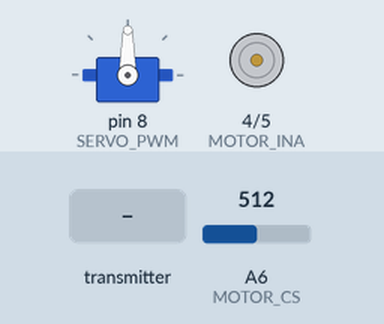
Simulated run of this sketch. Board: Arduino Nano, built with avr-gcc and run on an emulated ATmega328P. Shown: servo, motor-driver pin pairs drawn as motors (green arrow = first pin HIGH = forward, orange = second pin HIGH = backward, longer = more drive, scaled by the enable pin). The inputs (shaded band) are chosen by the test bench; at power-on: A6 (MOTOR_CS) = 512. No radio packets arrive unless stated; what the sketch prints to the serial monitor is not drawn.

Above: at 1.2 s.
1.3 s: the transmitter starts sending rcData.0 = 0
At 2.1 s:
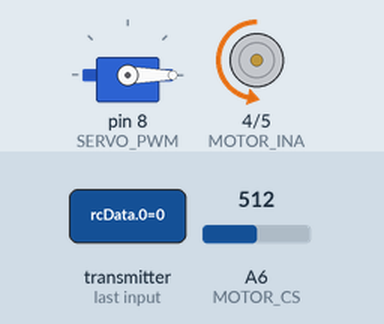
2.8 s: the transmitter starts sending rcData.1 = 256
At 3.2 s:
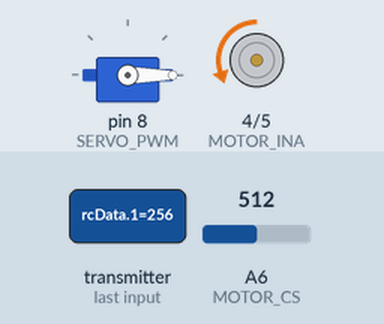
4.3 s: the transmitter starts sending rcData.0 = 256
At 5.5 s:
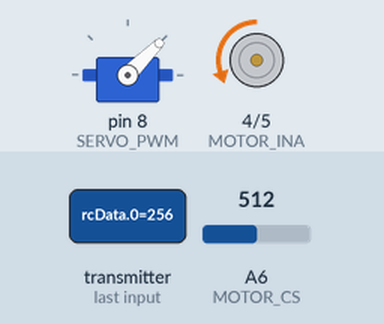
5.8 s: the transmitter starts sending rcData.1 = 0
At 7.0 s:
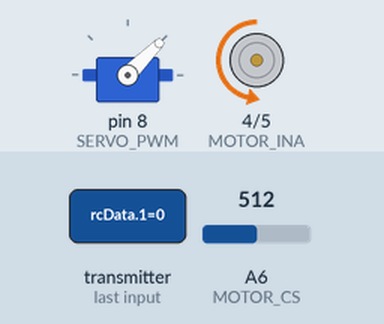
7.3 s: the transmitter starts sending rcData.0 = 512
At 8.1 s:
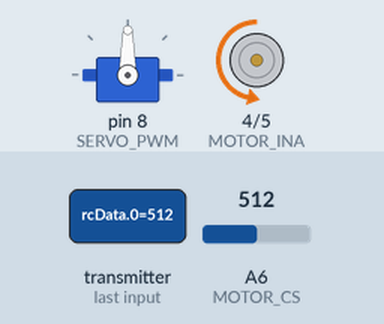
8.8 s: the transmitter starts sending rcData.1 = 512
At 9.2 s:
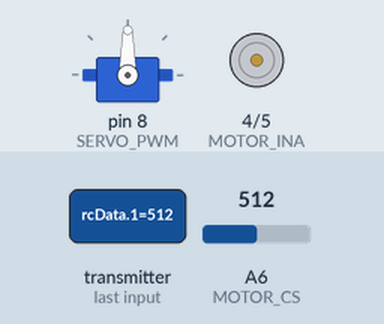
Timing chart, 0 to 11.3 s (numbered marks = the images above; inputs shaded):
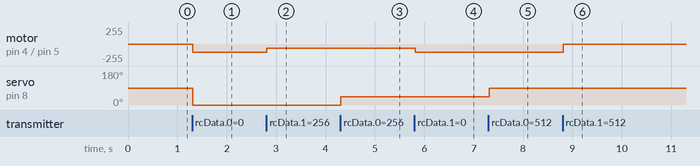

The sketch:

car.ino
```cpp
#include <RF24.h>
#include <SPI.h>
#include <Servo.h>
#include <nRF24L01.h>

// motor driver
#define MOTOR_CS A6
#define MOTOR_EN A7
#define MOTOR_INA 4
#define MOTOR_INB 5
#define MOTOR_PWM 6

int maxSpeed = 125;
float currentSpeed = 0;
float targetSpeed = 0;
int motorDir = 1;
float motorCurrent = 0;
bool motorStuck = false;
int stuckTime = 0;

// servo
#define SERVO_PWM 8
int servoAngle = 0;
Servo servo;

// radio
#define RADIO_CE 9
#define RADIO_CS 10

RF24 radio(RADIO_CE, RADIO_CS);
int rcData[2];

// time
float deltaTime = 0;
float lastTime = 0;
float damping = 1.5;

void setupMotor() {
  pinMode(MOTOR_INA, OUTPUT);
  pinMode(MOTOR_INB, OUTPUT);
  pinMode(MOTOR_EN, OUTPUT);

  digitalWrite(MOTOR_EN, HIGH);
}

void setupRadio() {
  radio.begin();
  radio.setChannel(5);
  radio.setDataRate(RF24_250KBPS);
  radio.setPALevel(RF24_PA_HIGH);
  radio.openReadingPipe(1, 0x1234567890LL);
  radio.startListening();
}

void setupServo() { servo.attach(SERVO_PWM); }

void setup() {
  Serial.begin(115200);

  setupMotor();
  setupServo();
  setupRadio();

  calcDeltaTime();
}

void plotState() {
  plot("currentSpeed", currentSpeed);
  plot("targetSpeed", targetSpeed);
  plot("motorCurrent", motorCurrent);
  plot("motorDir", motorDir);
  plot("motorStuck", motorStuck);

  plot("servoAngle", servoAngle);
  plot("deltaTime", deltaTime);
  plot("stuckTime", stuckTime);
}

void plot(String name, float value) {
  String time = String(millis());
  Serial.println("PLOT[" + time + ";" + name + "=" + value + "]");
}

float lerp(float v0, float v1, float t) { return v0 * (1 - t) + v1 * t; }

void calcDeltaTime() {
  int time = millis();
  deltaTime = (time - lastTime);
  lastTime = time;
}

void setDirection(int dir) {
  motorDir = dir;

  if (dir < 0) {
    digitalWrite(MOTOR_INA, LOW);
    digitalWrite(MOTOR_INB, HIGH);
  } else if (dir > 0) {
    digitalWrite(MOTOR_INA, HIGH);
    digitalWrite(MOTOR_INB, LOW);
  } else {
    digitalWrite(MOTOR_INA, LOW);
    digitalWrite(MOTOR_INB, LOW);
  }
}

float getMotorCurrent() {
  int sensorValue = analogRead(MOTOR_CS);
  float voltage = sensorValue * (5.0 / 1023.0);
  float amperage = voltage / 0.13;

  return amperage;
}

bool stuckDetection() {
  if (motorCurrent > 30) {
    stuckTime += deltaTime;
  } else {
    stuckTime = 0;
  }

  if (stuckTime > 3000) {
    return true;
  }

  return false;
}

void updateSpeed(int value) {
  value = constrain(value, 0, 1023);

  int idle = 1023 / 2;
  int dir = value < idle ? -1 : 1;
  int amount = abs(value - idle);
  int speed = map(amount, 0, idle, 0, maxSpeed);

  motorCurrent = getMotorCurrent();
  motorStuck = stuckDetection();

  if(motorStuck) {
    currentSpeed = 0;
    targetSpeed = 0;
    setDirection(0);
    analogWrite(MOTOR_PWM, 0);
  } else {
    targetSpeed = speed;
    currentSpeed = speed;
    // currentSpeed = lerp(currentSpeed, targetSpeed, (1 / damping) * (deltaTime / 1000));
    currentSpeed = constrain(currentSpeed, 0, maxSpeed);

    setDirection(dir);
    analogWrite(MOTOR_PWM, currentSpeed);
  }
}

void updateAngle(int value) {
  value = constrain(value, 0, 1023);
  int angle = map(value, 0, 1023, 0, 180);
  servo.write(angle);
}

void readRadio() {
  if (radio.available()) {
    radio.read(&rcData, sizeof(rcData));

    int speedValue = rcData[0];
    int angleValue = rcData[1];

    updateAngle(speedValue);
    updateSpeed(angleValue);
  }
}

void readWired() {
  int speedValue = analogRead(1);

  updateSpeed(speedValue);
  updateAngle(speedValue);
}

void loop() {
  readRadio();
  plotState();

  calcDeltaTime();
}
```

Measured:
- after the input at 1.3 s, motor on pin 4 (MOTOR_INA) / pin 5 (MOTOR_INB): stopped → backward 125/255 at once; servo on pin 8 (SERVO_PWM): 90° → 0° at once
- after the input at 2.8 s, motor on pin 4 (MOTOR_INA) / pin 5 (MOTOR_INB): backward 125/255 → backward 62/255 at once
- after the input at 4.3 s, servo on pin 8 (SERVO_PWM): 0° → 45° at once
- after the input at 5.8 s, motor on pin 4 (MOTOR_INA) / pin 5 (MOTOR_INB): backward 62/255 → backward 125/255 at once
- after the input at 7.3 s, servo on pin 8 (SERVO_PWM): 45° → 90° at once
- after the input at 8.8 s, motor on pin 4 (MOTOR_INA) / pin 5 (MOTOR_INB): backward 125/255 → stopped at once
